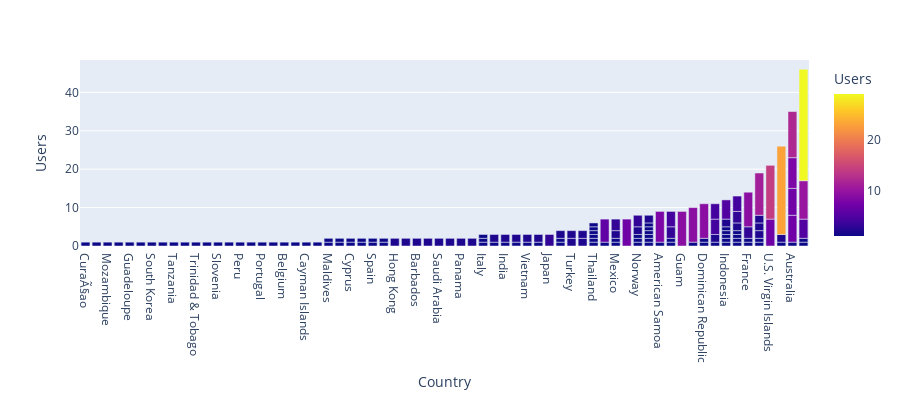

Notebook source saved alongside this figure:
### Markdown cell above
This workflow is to visualize the geographic extent of users outside of the United States.

1. Filter out United States data.
2. Create bar chart of Users by country with a region breakdown.

### Code cell
df = pd.read_csv("VizTool_users.csv")
#print(myData)

df = df[df.Country != 'United States']
#df = df[df.Region != '(not set)']

df = df[df.Users >=1]
df = df[df.Country != 'RÃ©union']
df = df[df.Country != 'TÃ¼rkiye']
df.sort_values(by='Users', inplace=True)

fig = px.bar(df, x='Country', y='Users',
             hover_data=['Users','Region','Engaged sessions','Engagement rate','Average engagement time'], color='Users',
             height=400).update_xaxes(categoryorder="total ascending")
fig.show()

### Figure 1 — Plotly figure (JSON) as saved in the notebook; plotly's stock layout.template omitted (floating-point values rounded to 4 significant figures; data arrays with more than 128 entries replaced by an {"elided": "..."} marker saying what was removed)
{"data": [{"alignmentgroup": "True", "customdata": {"elided": "143x4 mixed values"}, "hovertemplate": "Country=%{x}<br>Users=%{marker.color}<br>Region=%{customdata[0]}<br>Engaged sessions=%{customdata[1]}<br>Engagement rate=%{customdata[2]}<br>Average engagement time=%{customdata[3]}<extra></extra>", "legendgroup": "", "marker": {"color": {"elided": "143 int values"}, "coloraxis": "coloraxis", "pattern": {"shape": ""}}, "name": "", "offsetgroup": "", "orientation": "v", "showlegend": false, "textposition": "auto", "type": "bar", "x": {"elided": "143 str values"}, "xaxis": "x", "y": {"elided": "143 int values"}, "yaxis": "y"}], "layout": {"barmode": "relative", "coloraxis": {"colorbar": {"title": {"text": "Users"}}, "colorscale": [[0, "#0d0887"], [0.1111, "#46039f"], [0.2222, "#7201a8"], [0.3333, "#9c179e"], [0.4444, "#bd3786"], [0.5556, "#d8576b"], [0.6667, "#ed7953"], [0.7778, "#fb9f3a"], [0.8889, "#fdca26"], [1, "#f0f921"]]}, "height": 400, "legend": {"tracegroupgap": 0}, "margin": {"t": 60}, "xaxis": {"anchor": "y", "categoryorder": "total ascending", "domain": [0, 1], "title": {"text": "Country"}}, "yaxis": {"anchor": "x", "domain": [0, 1], "title": {"text": "Users"}}}}
